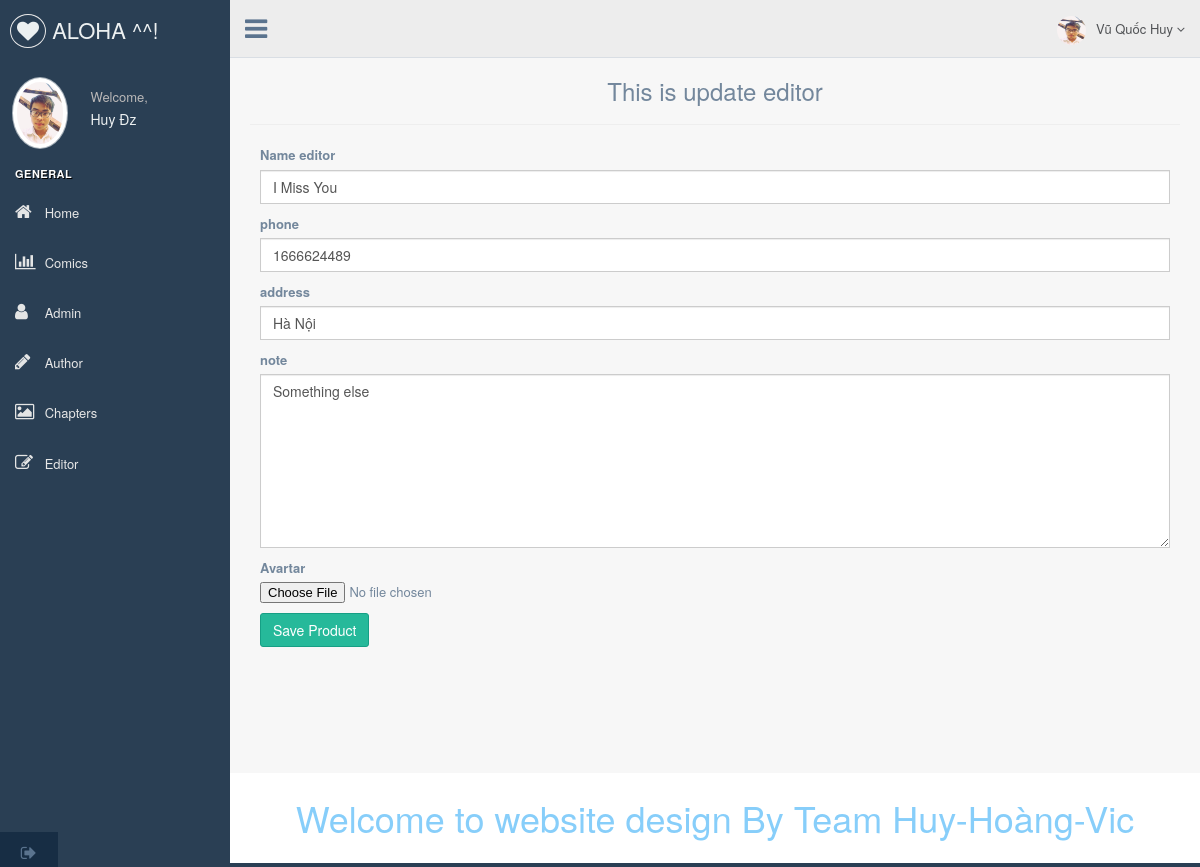
/sources/admin/index.php?c=editor&m=update&id=2 (signed in), run on the app's committed database.
### tables this page shows
CREATE TABLE `editor` (
  `id` int(11) NOT NULL,
  `name` varchar(150) NOT NULL,
  `phone` int(11) NOT NULL,
  `address` varchar(250) NOT NULL,
  `note` text NOT NULL,
  `avatar` varchar(100) DEFAULT NULL,
  `create_time` datetime DEFAULT NULL,
  `update_time` datetime DEFAULT NULL
);

### sources/admin/app/core/control_admin.php (called while the page is built, shortened)
<?php
	class control_Admin
	{
		function loadFooterAdmin(){
			require 'app/view/partials/footer_view_admin.php';
		}
		function loadHeaderAdmin(){
			require 'app/view/partials/header_view_admin.php';
		}
		function loadSidebarAdmin(){
			require 'app/view/partials/sidebar_view_admin.php';
		}
		function updateEditor($data){
			require 'app/view/editor/update_editor.php';
		}
	}
?>

### sources/admin/app/controller/editor_control.php (called while the page is built, shortened)
<?php
	require 'app/model/editor_model.php';
	require 'app/core/control_admin.php';
	class Editor_Control extends control_Admin
	{
		private $Model;
		function __construct()
		{
			$this->Model = new Editor_model();
		}
		public function update()
		{
			$data=[];
			$id= $_GET['id'] ?? '';
			$data['editor']= $this->Model->getDataEditorById('editor',(int)$id);
			$this->updateEditor($data);
		}
	}
	$product = new Editor_Control();
	$method = $_GET['m'] ?? 'index';
	$product ->$method();
?>

### sources/admin/app/route/route.php (called while the page is built, shortened)
<?php
	class Route
	{
		public function editor()
		{
			require 'app/controller/editor_control.php';
		}
	}
	$route = new Route();
	$controller = $_GET['c'] ?? 'login';
	$route->$controller();
?>

### sources/admin/app/config/database.php (called while the page is built, shortened)
<?php
	class Database
	{
		protected function connection()
		{
			try {
				$this->db = new PDO("mysql:host=localhost;dbname=comic;charset=utf8","root","");
			} catch (PDOException $e) {
				print_r("Error: " .$e->getMessage()."<br />");
				die("can't connect to database");
			}
		}
	}
?>

### sources/admin/app/libs/PDODriver.php (called while the page is built, shortened)
<?php
	require 'app/config/database.php';
	class PDODriver extends Database
	{
		private  $data=array();
		private function getPrimaryKey($table){
			$myData = [];
			$sql = "SHOW KEYS FROM {$table} WHERE Key_name = 'PRIMARY'";
			$stmt = $this->db->prepare($sql);
			if ($stmt) {
				if ($stmt->execute()){
					if ($stmt->rowCount()>0) {
						$myData = $stmt->fetch(PDO::FETCH_ASSOC);
					}
				}
			}
			return $myData['Column_name']?? '';
		}
		public function findDatabyId($table, $ids)
		{
			$nameId = $this->getPrimaryKey($table);
			$sql = "SELECT * FROM {$table} where {$nameId}=:id";
			$stmt = $this->db->prepare($sql);
			if ($stmt) {
				$stmt->bindParam(':id',$ids,PDO::PARAM_INT);
				if ($stmt->execute()) {
					if ($stmt->rowCount()>0) {
						$this->data = $stmt->fetch(PDO::FETCH_ASSOC);
					}
				}
			}
			return $this->data;
		}
	}
?>

### sources/admin/app/model/editor_model.php (called while the page is built, shortened)
<?php
	require 'app/libs/PDODriver.php';
	class Editor_model extends PDODriver
	{
		public function getDataEditorById($table,$id)
		{
			return $this->findDatabyId($table,$id);
		}
	}
?>

### sources/admin/app/view/editor/update_editor.php (the view, shortened to what this page needs)
<div class=" right_col" style="display: block;">
<div class="row">
	<div class="col-lg-12 col-md-12 col-xs-12 col-sm-12">
		<h3 class="text-center">This is update editor</h3>
        <hr />
            <form class="form-horizontal form-material" action="?c=editor&m=handleupdate&id=<?php echo $_GET['id'] ?>" method="post" enctype="multipart/form-data">
        <div class="form-group">
            <label class="col-md-12">Name editor</label>
            <div class="col-md-12">
                <input name="name" id="name" type="text" placeholder="<?php echo $data['editor']['name'] ?>" value="<?php echo $data['editor']['name'] ?>" class="form-control form-control-line"></div>
        </div>
        <div class="form-group">
            <label class="col-md-12">phone</label>
            <div class="col-md-12">
                <input name="phone" id="phone" value="<?php echo $data['editor']['phone'] ?>" type="text" placeholder="phone" class="form-control form-control-line">
            </div>
        </div>
        <div class="form-group">
            <label class="col-md-12">address</label>
            <div class="col-md-12">
                <input name="address" id="address" value="<?php echo $data['editor']['address'] ?>" type="text" placeholder="address" class="form-control form-control-line">
            </div>
        </div>
        <div class="form-group">
            <label class="col-md-12">note</label>
            <div class="col-md-12">
               <textarea rows="8" name="note" id="note" class="form-control form-control-line"><?php echo $data['editor']['note'] ?></textarea>
            </div>
        </div>
        <div class="form-group">
            <label class="col-sm-12">Avartar</label>
            <div class="col-sm-12">
               <input type="file" name="Avartar" id="Avartar">
           </div>
        </div>
        <div class="form-group">
            <div class="col-sm-12">
                <button type="submit" name="btnSubmit" class="btn btn-success">Save Product</button>
            </div>
        </div>
    </form>
	</div>
</div>
</div>

### data on the page
editor: name "I Miss You", phone "1666624489", address "Hà Nội", note "Something else"
